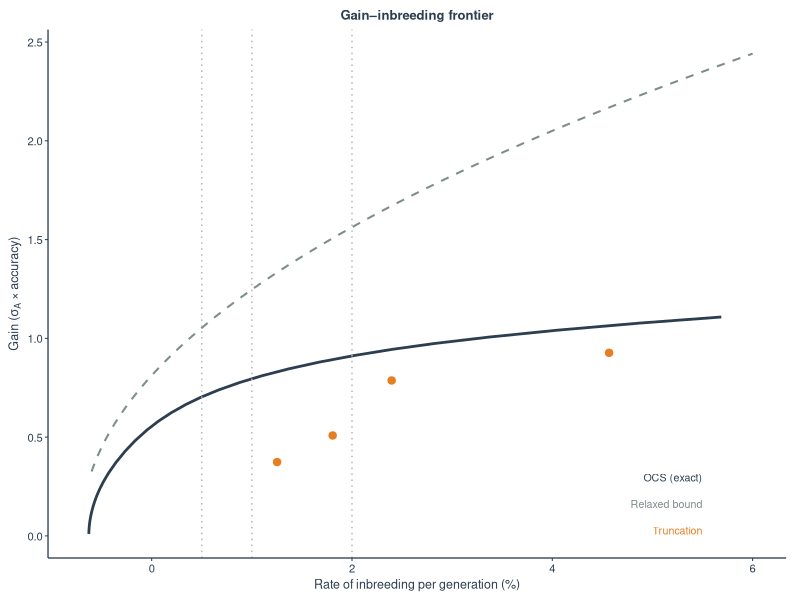
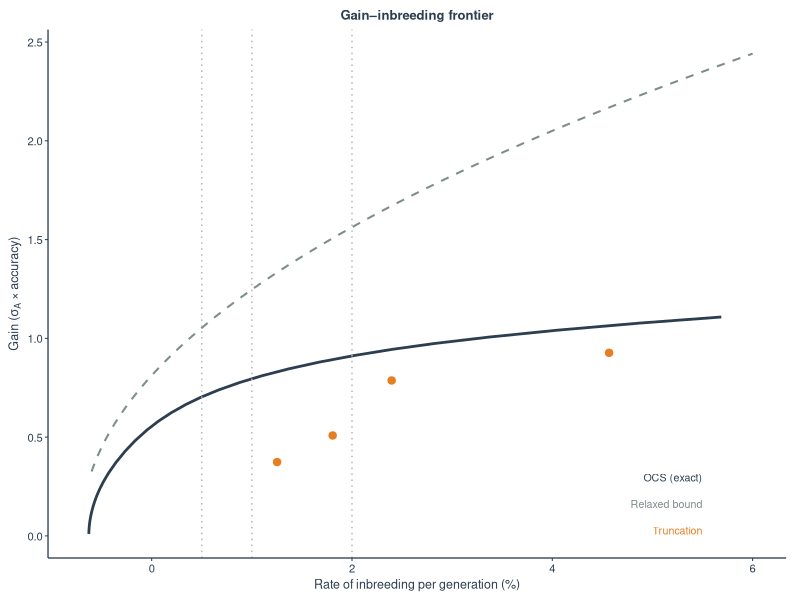
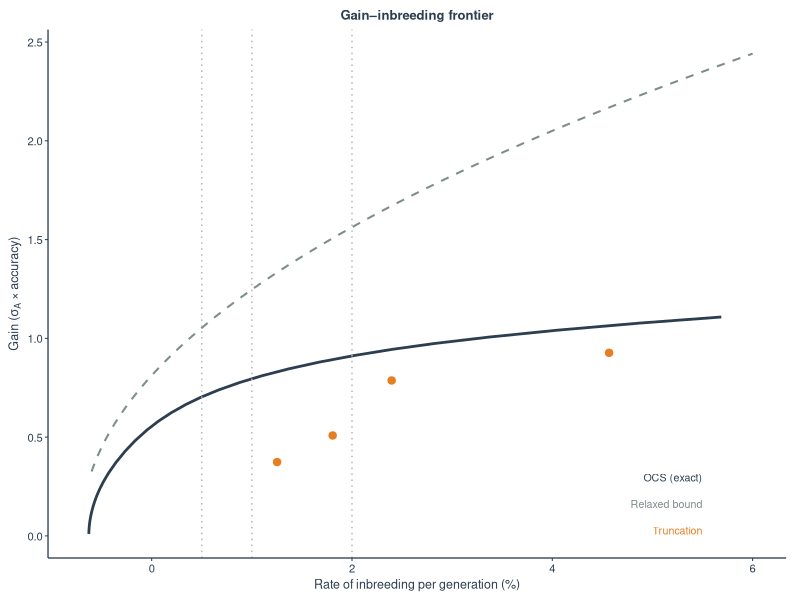
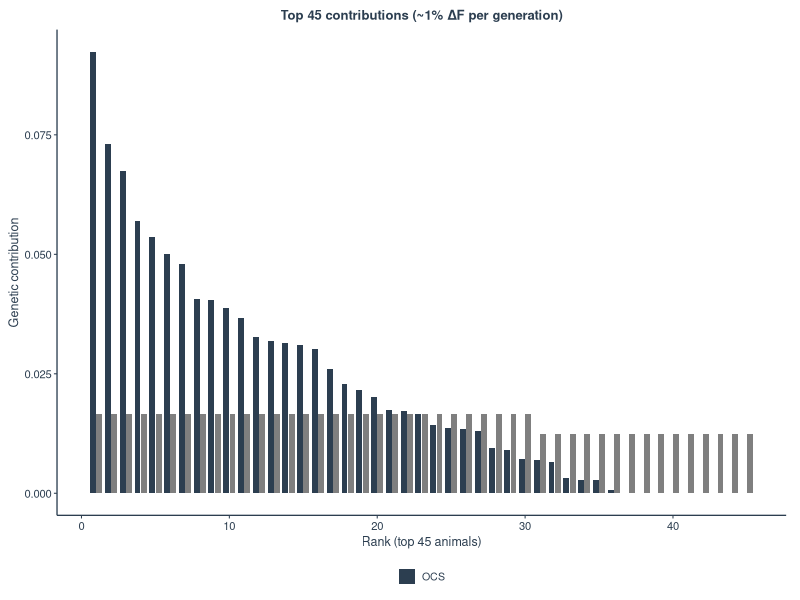
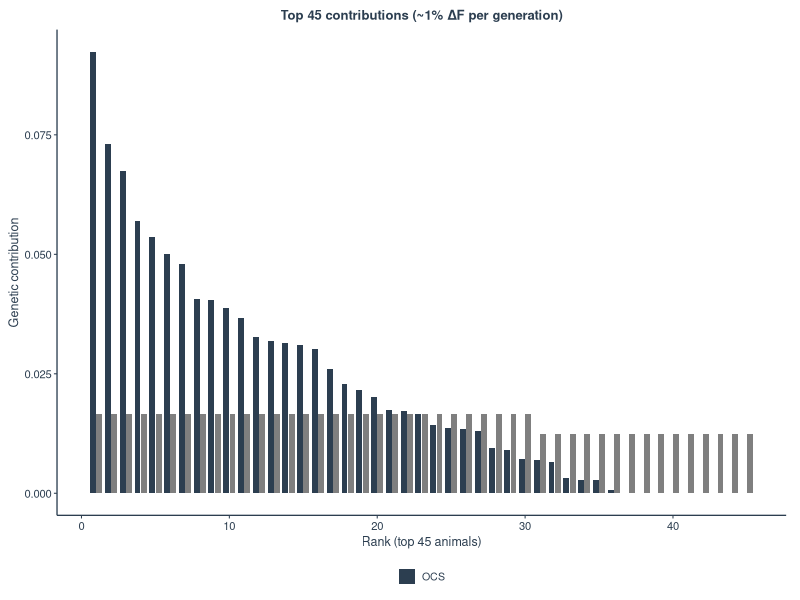
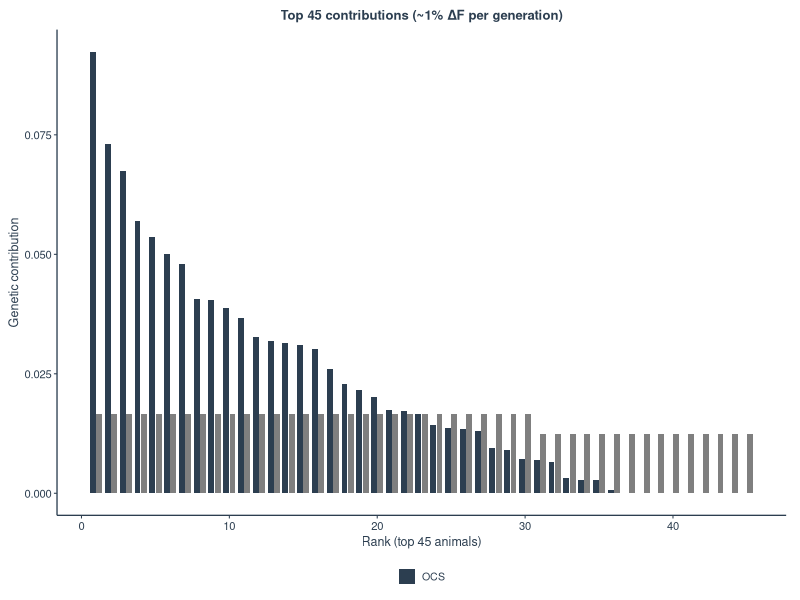
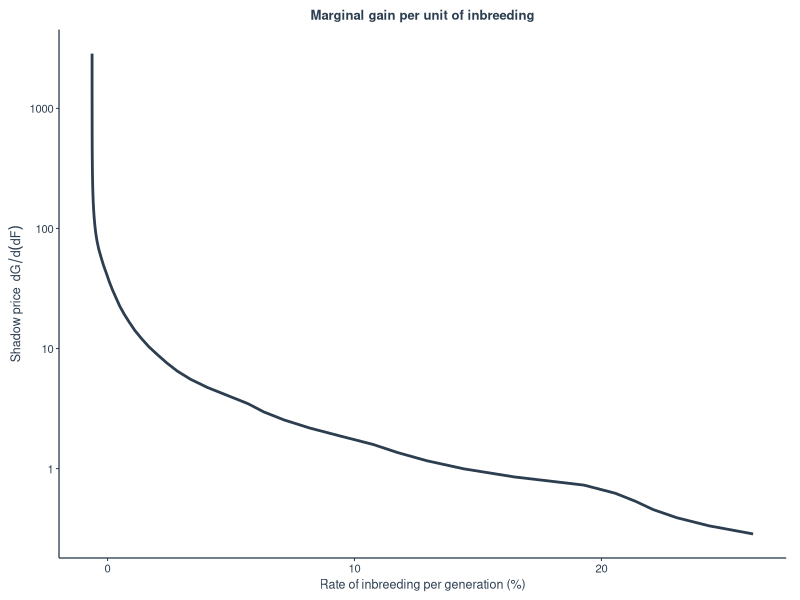
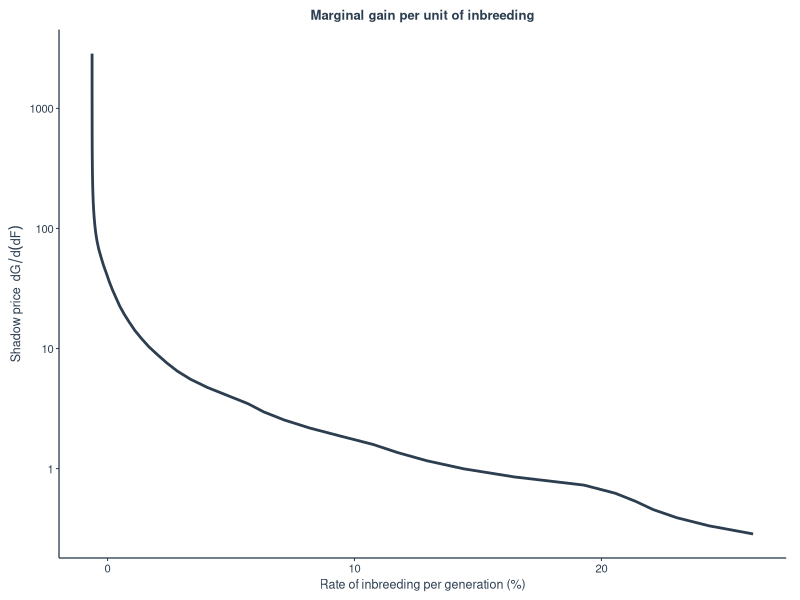

These charts were generated, in order, by the following R code:

## Module 3: Optimal contributions under a coancestry constraint


## ---- Packages -------------------
pkgs <- c("ggplot2", "scales", "dplyr", "openxlsx")
for (p in pkgs) if (!requireNamespace(p, quietly = TRUE)) install.packages(p)
library(ggplot2)
library(scales)
library(dplyr)
library(openxlsx)

dir.create("figures", showWarnings = FALSE)
dir.create("tables", showWarnings = FALSE)

have_qp <- requireNamespace("quadprog", quietly = TRUE)
cat(if (have_qp) "Using quadprog\n" else "quadprog not found: using removal heuristic\n")

## ---- Colour palette ------------------------------

col_primary <- "#2C3E50"   # deep charcoal-navy
col_accent  <- "#E67E22"   # warm amber
col_soft    <- "#7F8C8D"   # soft supporting grey
col_bar1    <- "#2C3E50"   # OCS bars
col_bar2    <- "#E67E22"   # truncation bars

## ---- theme ----------------
theme_pub <- function(base_size = 9) {
  theme_classic(base_size = base_size, base_family = "sans") %+replace%
    theme(
      axis.title   = element_text(size = base_size, face = "plain", colour = col_primary),
      axis.text    = element_text(size = base_size * 0.9, colour = col_primary),
      axis.line    = element_line(linewidth = 0.45, colour = col_primary),
      axis.ticks   = element_line(linewidth = 0.35, colour = col_primary),
      plot.title   = element_text(size = base_size * 1.05, face = "bold", hjust = 0.5,
                                  colour = col_primary, margin = margin(b = 6)),
      plot.margin  = margin(6, 10, 6, 6),
      legend.position = "bottom",
      legend.title = element_blank(),
      legend.text  = element_text(size = base_size * 0.85, colour = col_primary),
      legend.key.size = unit(0.45, "cm"),
      panel.grid   = element_blank()
    )
}

## ---- 1. Pedigree -> A matrix ------------------
ped  <- read.csv("pedigree_demo.csv")
n    <- nrow(ped)
sire <- ifelse(ped$sire < 0, NA_integer_, ped$sire + 1L)
dam  <- ifelse(ped$dam  < 0, NA_integer_, ped$dam  + 1L)
A <- matrix(0, n, n)
for (i in seq_len(n)) {
  s <- sire[i]; d <- dam[i]
  if (is.na(s) || is.na(d)) {
    A[i, i] <- 1
  } else {
    if (i > 1) {
      v <- 0.5 * (A[1:(i - 1), s] + A[1:(i - 1), d])
      A[i, 1:(i - 1)] <- v
      A[1:(i - 1), i] <- v
    }
    A[i, i] <- 1 + 0.5 * A[s, d]
  }
}
F_all <- diag(A) - 1
cand  <- which(ped$gen == max(ped$gen))
Ac    <- A[cand, cand]
male  <- ped$sex[cand] == "M"
g     <- 0.6 * ped$tbv[cand]
Fbar  <- mean(F_all[cand])
cat(sprintf("Candidates: %d (%d males); mean inbreeding Fbar = %.4f\n",
            length(cand), sum(male), Fbar))

K_of_dF <- function(dF) 2 * (Fbar + dF * (1 - Fbar))
dF_of_K <- function(K)  (K / 2 - Fbar) / (1 - Fbar)

## ---- 2–3. Relaxed + exact OCS  ----------------------------
relaxed_parts <- function(A, g, male) {
  Q  <- cbind(as.numeric(male), as.numeric(!male)); d <- c(0.5, 0.5)
  Ai <- solve(A); M <- solve(t(Q) %*% Ai %*% Q)
  c0 <- as.numeric(Ai %*% Q %*% M %*% d)
  Pg <- as.numeric(g - Q %*% M %*% t(Q) %*% Ai %*% g)
  v  <- as.numeric(Ai %*% Pg)
  list(c0 = c0, v = v, S = sum(g * v),
       K0 = as.numeric(t(d) %*% M %*% d), G0 = sum(c0 * g))
}

ocs_removal <- function(lam, A, g, male) {
  N <- length(g); keep <- rep(TRUE, N)
  repeat {
    idx <- which(keep)
    rp  <- relaxed_parts(A[idx, idx, drop = FALSE], g[idx], male[idx])
    cs  <- rp$c0 + rp$v / lam
    if (all(cs >= -1e-12)) break
    keep[idx[cs < 0]] <- FALSE
  }
  out <- numeric(N); out[idx] <- pmax(cs, 0); out
}
ocs_fixed <- function(lam, A, g, male) {
  if (!have_qp) return(ocs_removal(lam, A, g, male))
  N  <- length(g)
  Q  <- cbind(as.numeric(male), as.numeric(!male))
  D  <- lam * A + 1e-9 * diag(N)
  Am <- cbind(Q, diag(N)); b0 <- c(0.5, 0.5, rep(0, N))
  sol <- quadprog::solve.QP(D, g, Am, b0, meq = 2)$solution
  sol[sol < 1e-9] <- 0
  sol
}
KG <- function(cc) c(K = sum(cc * (Ac %*% cc)), G = sum(cc * g))

## ---- 4. Closed-form check  -------------------
set.seed(1)
gu <- rnorm(120); mu <- rep(c(TRUE, FALSE), each = 60); Iu <- diag(120)
rp <- relaxed_parts(Iu, gu, mu)
lam_crit <- max(2 * 60 * (mean(gu[mu]) - min(gu[mu])),
                2 * 60 * (mean(gu[!mu]) - min(gu[!mu])))
for (f in c(3, 1.2)) {
  lam <- f * lam_crit; cc <- ocs_fixed(lam, Iu, gu, mu)
  stopifnot(abs(sum(cc * gu) - (rp$G0 + rp$S / lam)) < 1e-3)
}
cat(sprintf("A = I check passed (lambda_crit = %.1f)\n", lam_crit))

## ---- 5. Frontier  ------
lams <- exp(seq(log(0.3), log(3000), length.out = 60))
fr <- as.data.frame(t(sapply(lams, function(l) {
  cc <- ocs_fixed(l, Ac, g, male)
  c(lam = l, K = sum(cc * (Ac %*% cc)), G = sum(cc * g), nz = sum(cc > 1e-6))
})))
fr$dF <- dF_of_K(fr$K)
rl <- relaxed_parts(Ac, g, male)
cat(sprintf("Relaxed: S = %.2f, K0 = %.4f, G0 = %.4f\n", rl$S, rl$K0, rl$G0))

ocs_at_dF <- function(target) {
  Kt <- K_of_dF(target)
  f  <- function(ll) {
    cc <- ocs_fixed(exp(ll), Ac, g, male)
    sum(cc * (Ac %*% cc)) - Kt
  }
  ll <- uniroot(f, c(log(0.3), log(3000)), tol = 1e-10)$root
  cc <- ocs_fixed(exp(ll), Ac, g, male)
  list(lambda0 = exp(ll), c = cc, K = KG(cc)[["K"]], G = KG(cc)[["G"]])
}
trunc_sel <- function(nm, nf) {
  stopifnot(nm <= sum(male),nf <= sum(!male)) #NEW
  cc <- numeric(length(g))
  im <- which(male)[order(-g[male])[1:nm]]
  jf <- which(!male)[order(-g[!male])[1:nf]]
  cc[im] <- 0.5 / nm; cc[jf] <- 0.5 / nf; cc
}

cat("\nOptimal contributions at fixed ΔF:\n")
res <- do.call(rbind, lapply(c(0.005, 0.01, 0.02), function(t) {
  o <- ocs_at_dF(t); K <- K_of_dF(t)
  data.frame(dF_pct = 100 * t, gain = o$G,
             relaxed_bound = rl$G0 + sqrt(rl$S * (K - rl$K0)),
             lambda0 = o$lambda0, shadow_price = o$lambda0 * (1 - Fbar),
             males_used = sum(o$c[male] > 1e-6), females_used = sum(o$c[!male] > 1e-6))
}))
print(round(res, 3), row.names = FALSE)

cat("\nTruncation selection comparison:\n")
tr <- do.call(rbind, lapply(list(c(3, 15), c(10, 40), c(30, 40)), function(p) {
  cc <- trunc_sel(p[1], p[2]); kg <- KG(cc)
  Gocs <- approx(fr$K[order(fr$K)], fr$G[order(fr$K)], xout = kg[["K"]])$y
  data.frame(males = p[1], females = p[2], dF_pct = 100 * dF_of_K(kg[["K"]]),
             gain = kg[["G"]], OCS_gain_same_K = Gocs)
}))
print(round(tr, 3), row.names = FALSE)

## ---- 6. Annual view ----------------------------------
L_gen <- c(6, 10, 14)
cat("\nPer-generation cap equivalent to 0.1% per year:\n")
print(data.frame(L_years = L_gen, dF_gen_pct = 0.1 * L_gen))


## FIGURES

save_pub <- function(p, name, w_j = 3.5, h_j = 2.9, w_p = 9, h_p = 6.3) {
  ggsave(sprintf("figures/%s.pdf", name), p,
         width = w_j, height = h_j, device = cairo_pdf, bg = "white")
  ggsave(sprintf("figures/%s.tiff", name), p,
         width = w_j, height = h_j, dpi = 600, compression = "lzw", bg = "white")
  ggsave(sprintf("figures/%s.png", name), p,
         width = w_j, height = h_j, dpi = 600, bg = "white")
}

## ---- Fig 1: Gain–inbreeding frontier -----------------------
dFg <- seq(max(dF_of_K(rl$K0) + 1e-4, -0.006), 0.06, length.out = 200)
Gr  <- rl$G0 + sqrt(rl$S * (K_of_dF(dFg) - rl$K0))

df_front <- data.frame(dF = 100 * fr$dF, G = fr$G)
df_bound <- data.frame(dF = 100 * dFg, G = Gr)
df_trunc <- do.call(rbind, lapply(list(c(3,15), c(5,20), c(10,40), c(30,40)), function(p) {
  kg <- KG(trunc_sel(p[1], p[2]))
  data.frame(dF = 100 * dF_of_K(kg[["K"]]), G = kg[["G"]])
}))

p1 <- ggplot() +
  geom_line(data = df_front, aes(x = dF, y = G), linewidth = 0.95, colour = col_primary) +
  geom_line(data = df_bound, aes(x = dF, y = G), linewidth = 0.7, linetype = "dashed", colour = col_soft) +
  geom_point(data = df_trunc, aes(x = dF, y = G), size = 2.2, colour = col_accent) +
  geom_vline(xintercept = c(0.5, 1, 2), linetype = "dotted", colour = "grey70", linewidth = 0.5) +
  labs(x = "Rate of inbreeding per generation (%)",
       y = expression(paste("Gain (", sigma[A], " × accuracy)")),
       title = "Gain–inbreeding frontier") +
  annotate("text", x = 5.5, y = max(df_front$G) * 0.22, label = "OCS (exact)", 
           size = 2.7, colour = col_primary, hjust = 1) +
  annotate("text", x = 5.5, y = max(df_front$G) * 0.12, label = "Relaxed bound", 
           size = 2.7, colour = col_soft, hjust = 1) +
  annotate("text", x = 5.5, y = max(df_front$G) * 0.02, label = "Truncation", 
           size = 2.7, colour = col_accent, hjust = 1) +
  scale_x_continuous(limits = c(-0.7, 6)) +
  theme_pub(9)
save_pub(p1, "fig_m3_frontier", h_j = 3.0)

## ---- Fig 2: Top contributions -------------------------------
o1 <- ocs_at_dF(0.01)$c
t1 <- trunc_sel(30, 40)
df_c <- data.frame(
  rank = rep(1:45, 2),
  contribution = c(sort(o1, decreasing = TRUE)[1:45], sort(t1, decreasing = TRUE)[1:45]),
  method = rep(c("OCS", "Truncation (30♂, 40♀)"), each = 45)
)

p2 <- ggplot(df_c, aes(x = rank, y = contribution, fill = method)) +
  geom_col(position = position_dodge(width = 0.85), width = 0.8) +
  scale_fill_manual(values = c("OCS" = col_bar1, "Truncation (30♂, 60♀)" = col_bar2)) +
  labs(x = "Rank (top 45 animals)", y = "Genetic contribution",
       title = "Top 45 contributions (~1% ΔF per generation)") +
  theme_pub(9) +
  theme(legend.position = "bottom")
save_pub(p2, "fig_m3_contributions", h_j = 3.0)

## ---- Fig 3: Shadow price ---------------------------------------------
df_sh <- data.frame(dF = 100 * fr$dF, shadow = fr$lam * (1 - Fbar))

p3 <- ggplot(df_sh, aes(x = dF, y = shadow)) +
  geom_line(linewidth = 0.95, colour = col_primary) +
  scale_y_log10() +
  labs(x = "Rate of inbreeding per generation (%)",
       y = expression(paste("Shadow price  ", dG/d(dF))),
       title = "Marginal gain per unit of inbreeding") +
  theme_pub(9)
save_pub(p3, "fig_m3_shadow_price", h_j = 2.9)


## EXCEL TABLES

wb <- createWorkbook()

## Table 1 – OCS at fixed ΔF
tab1 <- res %>%
  transmute(
    `ΔF (% per generation)` = dF_pct,
    `Genetic gain` = round(gain, 3),
    `Relaxed bound` = round(relaxed_bound, 3),
    `λ₀` = round(lambda0, 1),
    `Shadow price` = round(shadow_price, 1),
    `Males used` = males_used,
    `Females used` = females_used
  )

addWorksheet(wb, "Table1_OCS_fixed_dF")
writeData(wb, "Table1_OCS_fixed_dF", "Optimal contributions at fixed rate of inbreeding (illustrative)", startRow = 1)
writeData(wb, "Table1_OCS_fixed_dF", tab1, startRow = 3)
style_header <- createStyle(textDecoration = "bold", border = "bottom", borderStyle = "medium",
                            fontSize = 11, fontColour = col_primary, halign = "center")
style_body   <- createStyle(halign = "center", fontSize = 10)
addStyle(wb, "Table1_OCS_fixed_dF", createStyle(textDecoration = "bold", fontSize = 12), rows = 1, cols = 1)
addStyle(wb, "Table1_OCS_fixed_dF", style_header, rows = 3, cols = 1:7)
addStyle(wb, "Table1_OCS_fixed_dF", style_body, rows = 4:6, cols = 1:7, gridExpand = TRUE)
setColWidths(wb, "Table1_OCS_fixed_dF", cols = 1:7, widths = c(18, 12, 14, 10, 12, 11, 12))

## Table 2 – Truncation comparison
tab2 <- tr %>%
  transmute(
    Males = males,
    Females = females,
    `ΔF (% per gen.)` = round(dF_pct, 2),
    `Truncation gain` = round(gain, 3),
    `OCS gain (same K)` = round(OCS_gain_same_K, 3)
  )

addWorksheet(wb, "Table2_Truncation")
writeData(wb, "Table2_Truncation", "Truncation selection vs OCS at the same coancestry (illustrative)", startRow = 1)
writeData(wb, "Table2_Truncation", tab2, startRow = 3)
addStyle(wb, "Table2_Truncation", createStyle(textDecoration = "bold", fontSize = 12), rows = 1, cols = 1)
addStyle(wb, "Table2_Truncation", style_header, rows = 3, cols = 1:5)
addStyle(wb, "Table2_Truncation", style_body, rows = 4:6, cols = 1:5, gridExpand = TRUE)
setColWidths(wb, "Table2_Truncation", cols = 1:5, widths = c(10, 10, 14, 14, 16))

saveWorkbook(wb, "tables/Camel_Module3_Results.xlsx", overwrite = TRUE)

cat("\n=== All outputs written ===\n")
cat("figures:      figures/\n")
cat("Excel tables:         tables/Camel_Module3_Results.xlsx\n")
